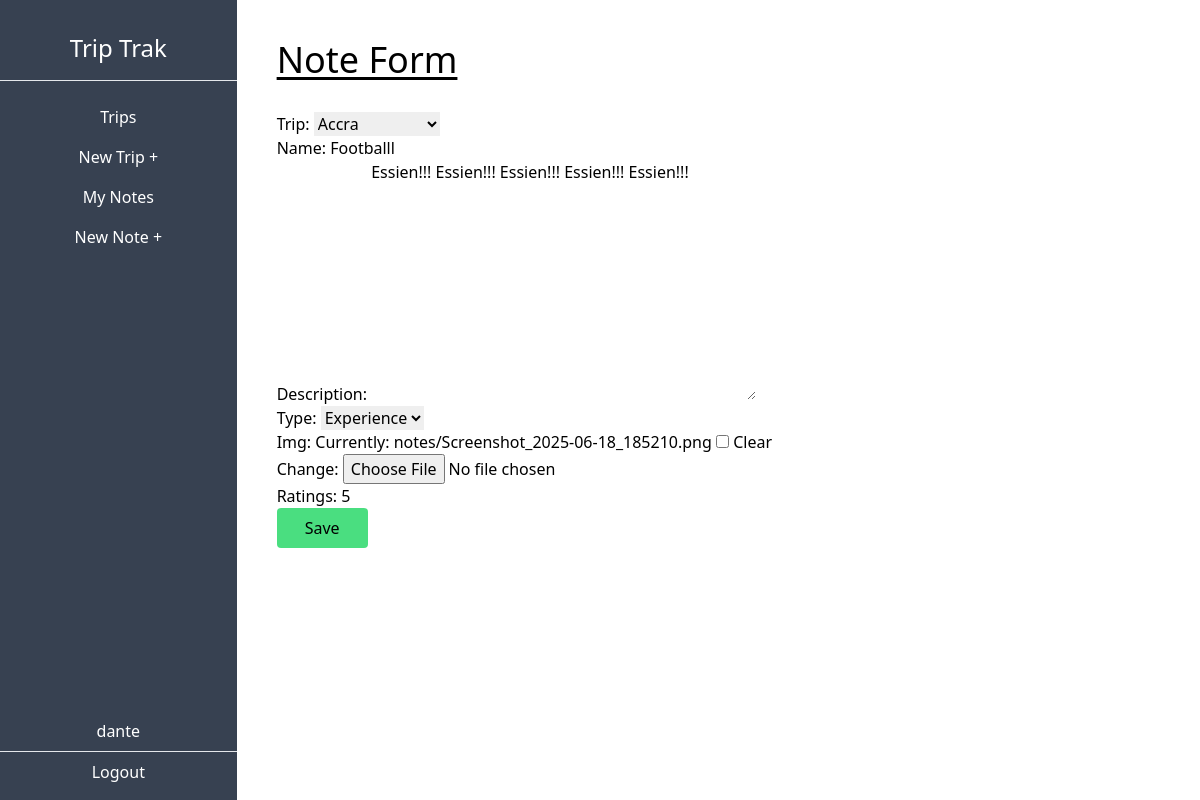
/dashboard/note/2/update/ (signed in), run on the app's committed database.
### trip/models.py (models this page shows, shortened)
class Note(models.Model):
    EXCURSIONS = (
        ('event','Event'),
        ('dining', 'Dinning'),
        ('experience', 'Experience'),
        ('general', 'General')
    )
    trip = models.ForeignKey(Trip, on_delete=models.CASCADE, related_name='notes')
    name = models.CharField(max_length=100)
    description = models.TextField()
    type = models.CharField(max_length=100, choices=EXCURSIONS)
    img = models.ImageField(upload_to='notes', blank=True, null=True)
    ratings = models.PositiveSmallIntegerField(default=1, validators=[MaxValueValidator(5)])

### trip/views.py (the view)
# urls.py: path('dashboard/note/<int:pk>/update/',NoteUpdateView.as_view(), name='note-update'),
class NoteUpdateView(UpdateView):
    model = Note
    success_url = reverse_lazy('note-list')
    fields ="__all__"
    def get_form(self):
        form = super(NoteUpdateView, self).get_form()
        trips = Trip.objects.filter(owner=self.request.user)
        form.fields['trip'].queryset = trips
        return form

### trip/models.py (called while the page is built)
    def __str__(self):
        return self.city

### trip/templates/trip/note_form.html (shortened to what this page needs)
{% extends 'trip/_base.html' %}
{% load tailwind_filters %}
{% block content %}
<h1 class="text-4xl underline underline-offset-4 mb-8">Note Form</h1>
<form action="" method="POST" enctype="multipart/form-data">
    {{form|crispy}}
    <input class="bg-green-400 px-7 py-2 rounded hover:cursor-pointer hover:bg-green-300" type="submit" value="Save">
</form>
{% endblock content %}

### trip/templates/trip/_base.html (shortened to what this page needs)
<!DOCTYPE html>
<html lang="en">
    <head>
        <script src="https://cdn.tailwindcss.com"></script>
    </head>
<body>
    <div class="flex-col md:flex-row flex h-screen">
        <div class="md:h-screen bg-gray-700 text-white w-full md:w-1/4 md:max-w-xs py-2 md:pt-8 md:pb-2 flex flex-col">
            <div class="border-b w-full text-center pb-4 text-2xl">
                <h1>Trip Trak</h1>
            </div>
            <div class="pt-4 w-full text-center">
                <ul class="flex md:flex-col justify-around px-2 md:px-0 pb-2 md:pb-0">
                <li class="py-2 px-3 md:px-0 hover:bg-gray-600 hover:cursor-pointer"><a href="{% url 'trip-list' %}">Trips</a></li>
                <li class="py-2 px-3 md:px-0 hover:bg-gray-600 hover:cursor-pointer"><a href="{% url 'trip-create' %}">New Trip +</a></li>
                <li class="py-2 px-3 md:px-0 hover:bg-gray-600 hover:cursor-pointer"><a href="{% url 'note-list' %}">My Notes</a></li>
                <li class="py-2 px-3 md:px-0 hover:bg-gray-600 hover:cursor-pointer"><a href="{% url 'note-create' %}">New Note +</a></li>
                </ul>
            </div>
            <div class="mt-auto w-full text-center flex md:flex-col justify-evenly py-2 md:pt-0">
                <p class=""> {{user.username}} </p>
                <hr class="my-2">
                <form method="POST" action="{% url 'logout' %}">
                    <button type="submit">Logout</button>
                </form>
            </div>
        </div>
        <div class="w-full md:w-full p-10 overflow-auto">
            {% block content %}
            {% endblock content%}
        </div>
    </div>
</body>
</html>

### data on the page
Note: trip "Accra", name "Footballl", description "Essien!!! Essien!!! Essien!!! Essien!!! Essien!!!", type "Experience", ratings "5"

### other printed values
{{ user.username }} "dante"
